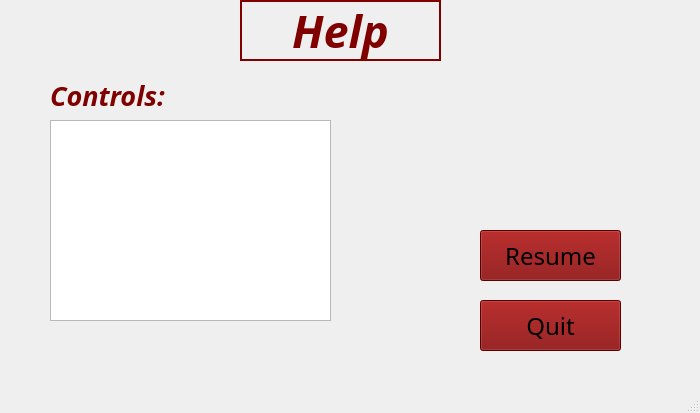
<?xml version="1.0" encoding="UTF-8"?>
<ui version="4.0">
 <class>GameMenu</class>
 <widget class="QMainWindow" name="GameMenu">
  <property name="geometry">
   <rect>
    <x>0</x>
    <y>0</y>
    <width>700</width>
    <height>413</height>
   </rect>
  </property>
  <property name="minimumSize">
   <size>
    <width>700</width>
    <height>413</height>
   </size>
  </property>
  <property name="maximumSize">
   <size>
    <width>700</width>
    <height>413</height>
   </size>
  </property>
  <property name="windowTitle">
   <string>MainWindow</string>
  </property>
  <property name="styleSheet">
   <string notr="true">QMainWindow {background-image: url(:/assets/assets/monster_background.jpg) }

QLabel{color:maroon}

QPushButton { color: black; background-color:maroon }</string>
  </property>
  <widget class="QWidget" name="centralwidget">
   <widget class="QLabel" name="lblTitle">
    <property name="geometry">
     <rect>
      <x>240</x>
      <y>0</y>
      <width>201</width>
      <height>61</height>
     </rect>
    </property>
    <property name="font">
     <font>
      <family>Showcard Gothic</family>
      <pointsize>34</pointsize>
      <weight>75</weight>
      <italic>true</italic>
      <bold>true</bold>
     </font>
    </property>
    <property name="frameShape">
     <enum>QFrame::Box</enum>
    </property>
    <property name="lineWidth">
     <number>2</number>
    </property>
    <property name="text">
     <string>Help</string>
    </property>
    <property name="alignment">
     <set>Qt::AlignCenter</set>
    </property>
   </widget>
   <widget class="QPushButton" name="btnResume">
    <property name="geometry">
     <rect>
      <x>480</x>
      <y>230</y>
      <width>141</width>
      <height>51</height>
     </rect>
    </property>
    <property name="font">
     <font>
      <family>Showcard Gothic</family>
      <pointsize>18</pointsize>
     </font>
    </property>
    <property name="text">
     <string>Resume</string>
    </property>
   </widget>
   <widget class="QPushButton" name="btnQuit">
    <property name="geometry">
     <rect>
      <x>480</x>
      <y>300</y>
      <width>141</width>
      <height>51</height>
     </rect>
    </property>
    <property name="font">
     <font>
      <family>Showcard Gothic</family>
      <pointsize>18</pointsize>
     </font>
    </property>
    <property name="text">
     <string>Quit</string>
    </property>
   </widget>
   <widget class="QLabel" name="lblObjectives">
    <property name="geometry">
     <rect>
      <x>50</x>
      <y>70</y>
      <width>171</width>
      <height>51</height>
     </rect>
    </property>
    <property name="font">
     <font>
      <family>Showcard Gothic</family>
      <pointsize>20</pointsize>
      <weight>75</weight>
      <italic>true</italic>
      <bold>true</bold>
     </font>
    </property>
    <property name="text">
     <string>Controls:</string>
    </property>
   </widget>
   <widget class="QTextBrowser" name="txtControls">
    <property name="geometry">
     <rect>
      <x>50</x>
      <y>120</y>
      <width>281</width>
      <height>201</height>
     </rect>
    </property>
    <property name="font">
     <font>
      <family>Showcard Gothic</family>
      <pointsize>10</pointsize>
      <italic>true</italic>
     </font>
    </property>
   </widget>
  </widget>
  <widget class="QMenuBar" name="menubar">
   <property name="geometry">
    <rect>
     <x>0</x>
     <y>0</y>
     <width>700</width>
     <height>21</height>
    </rect>
   </property>
  </widget>
  <widget class="QStatusBar" name="statusbar"/>
 </widget>
 <resources/>
 <connections/>
</ui>
